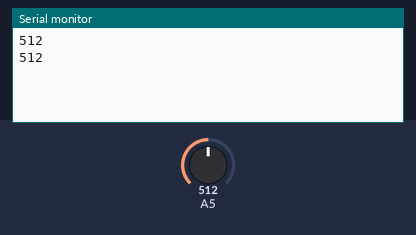
Simulated run of this sketch. Board: Arduino Uno, built with avr-gcc and run on an emulated ATmega328P. On the bench: the last lines printed to the serial monitor. The inputs (shaded band) are chosen by the test bench; at power-on: A5 = 512.

Above: at 8.9 s.
9.0 s: A5 set to 716
At 16.9 s:
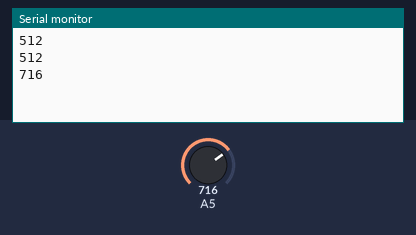
17.1 s: A5 set to 900
At 25.6 s:
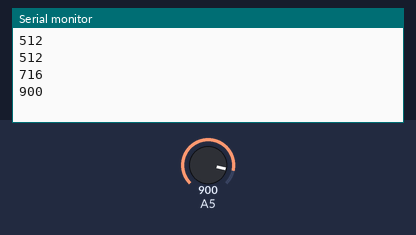
Timing chart, 0 to 27.1 s (numbered marks = the images above; inputs shaded):
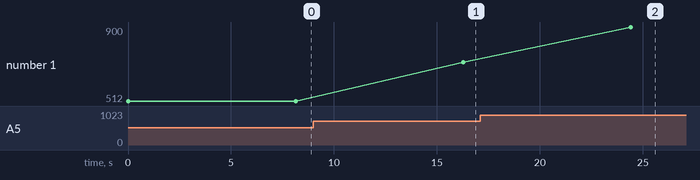

Measured:
- after the input at 9.0 s, the serial monitor: prints a new line after 7.3 s (image 1)
- after the input at 17.1 s, the serial monitor: prints a new line after 7.3 s (image 2)
- plotted number 1: 512 → 716 after the input at 9.0 s, 716 → 900 after the input at 17.1 s

The sketch:

sang_hihat_ino.ino
```cpp
#include <Adafruit_NeoPixel.h>
#define PIN 6
#define LEDNUM 35
//sang hihat
int pattern[16]= {1,0,1,0,1,0,1,0,1,0,1,0,1,0,1,0};
Adafruit_NeoPixel strip = Adafruit_NeoPixel(LEDNUM, PIN, NEO_GRB + NEO_KHZ800);
// the setup routine runs once when you press reset:
double bpm=120;
double interval =500;
int threshold=70;
int a[1];
int i=0;
int j=0;

void setup() {
  Serial.begin(9600);
}
void loop(){
  int sensorValue = analogRead(A5);
  if(sensorValue>threshold)
  {
   a[0]=sensorValue;
   delay(10);
   Serial.println(a[0]);
   delay(100);
   start();
}
}
void start(){
for(i=0;i<16;i++){
  if(pattern[i]==1){for(j = 0 ; j <= LEDNUM ; j++)
  {
        strip.setPixelColor(j,0,255,255);
      }
   strip.show();
   delay(30);
   strip.clear();
   strip.show();
   delay(470);
  }
  else
  {delay(500);}

}
}
```

addFlexitimer2.ino
```cpp

```
